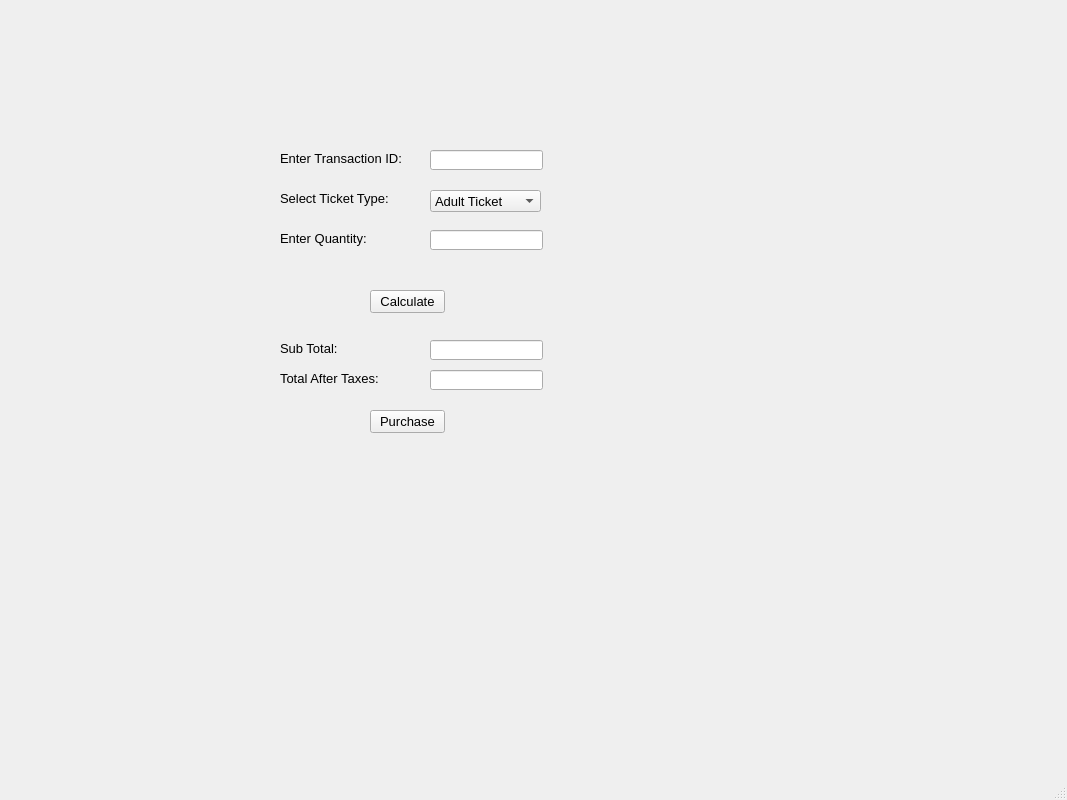
<?xml version="1.0" encoding="UTF-8"?>
<ui version="4.0">
 <class>purchaseWindow</class>
 <widget class="QMainWindow" name="purchaseWindow">
  <property name="geometry">
   <rect>
    <x>0</x>
    <y>0</y>
    <width>1067</width>
    <height>800</height>
   </rect>
  </property>
  <property name="font">
   <font>
    <family>Arial</family>
    <pointsize>10</pointsize>
   </font>
  </property>
  <property name="windowTitle">
   <string>Purchase Window</string>
  </property>
  <widget class="QWidget" name="centralwidget">
   <widget class="QLabel" name="lblTransactionId">
    <property name="geometry">
     <rect>
      <x>280</x>
      <y>150</y>
      <width>131</width>
      <height>16</height>
     </rect>
    </property>
    <property name="text">
     <string>Enter Transaction ID:</string>
    </property>
   </widget>
   <widget class="QLineEdit" name="txtTransactionId">
    <property name="geometry">
     <rect>
      <x>430</x>
      <y>150</y>
      <width>113</width>
      <height>20</height>
     </rect>
    </property>
   </widget>
   <widget class="QLabel" name="lblTicketType">
    <property name="geometry">
     <rect>
      <x>280</x>
      <y>190</y>
      <width>121</width>
      <height>16</height>
     </rect>
    </property>
    <property name="text">
     <string>Select Ticket Type:</string>
    </property>
   </widget>
   <widget class="QComboBox" name="cmbTicketType">
    <property name="geometry">
     <rect>
      <x>430</x>
      <y>190</y>
      <width>111</width>
      <height>22</height>
     </rect>
    </property>
    <item>
     <property name="text">
      <string>Adult Ticket</string>
     </property>
    </item>
    <item>
     <property name="text">
      <string>Child Ticket</string>
     </property>
    </item>
    <item>
     <property name="text">
      <string>Student Ticket</string>
     </property>
    </item>
    <item>
     <property name="text">
      <string>Ride Pass</string>
     </property>
    </item>
   </widget>
   <widget class="QLabel" name="lblQuantity">
    <property name="geometry">
     <rect>
      <x>280</x>
      <y>230</y>
      <width>111</width>
      <height>16</height>
     </rect>
    </property>
    <property name="text">
     <string>Enter Quantity:</string>
    </property>
   </widget>
   <widget class="QLineEdit" name="txtQuantity">
    <property name="geometry">
     <rect>
      <x>430</x>
      <y>230</y>
      <width>113</width>
      <height>20</height>
     </rect>
    </property>
   </widget>
   <widget class="QPushButton" name="btnCalculate">
    <property name="geometry">
     <rect>
      <x>370</x>
      <y>290</y>
      <width>75</width>
      <height>23</height>
     </rect>
    </property>
    <property name="text">
     <string>Calculate</string>
    </property>
   </widget>
   <widget class="QLabel" name="lblSubTotal">
    <property name="geometry">
     <rect>
      <x>280</x>
      <y>340</y>
      <width>71</width>
      <height>16</height>
     </rect>
    </property>
    <property name="text">
     <string>Sub Total:</string>
    </property>
   </widget>
   <widget class="QLabel" name="lblTotal">
    <property name="geometry">
     <rect>
      <x>280</x>
      <y>370</y>
      <width>111</width>
      <height>16</height>
     </rect>
    </property>
    <property name="text">
     <string>Total After Taxes:</string>
    </property>
   </widget>
   <widget class="QLineEdit" name="txtSubTotal">
    <property name="geometry">
     <rect>
      <x>430</x>
      <y>340</y>
      <width>113</width>
      <height>20</height>
     </rect>
    </property>
    <property name="readOnly">
     <bool>true</bool>
    </property>
   </widget>
   <widget class="QLineEdit" name="txtTotal">
    <property name="geometry">
     <rect>
      <x>430</x>
      <y>370</y>
      <width>113</width>
      <height>20</height>
     </rect>
    </property>
    <property name="readOnly">
     <bool>true</bool>
    </property>
   </widget>
   <widget class="QPushButton" name="btnPurchase">
    <property name="geometry">
     <rect>
      <x>370</x>
      <y>410</y>
      <width>75</width>
      <height>23</height>
     </rect>
    </property>
    <property name="text">
     <string>Purchase</string>
    </property>
   </widget>
  </widget>
  <widget class="QMenuBar" name="menubar">
   <property name="geometry">
    <rect>
     <x>0</x>
     <y>0</y>
     <width>1067</width>
     <height>21</height>
    </rect>
   </property>
  </widget>
  <widget class="QStatusBar" name="statusbar"/>
 </widget>
 <resources/>
 <connections/>
</ui>
